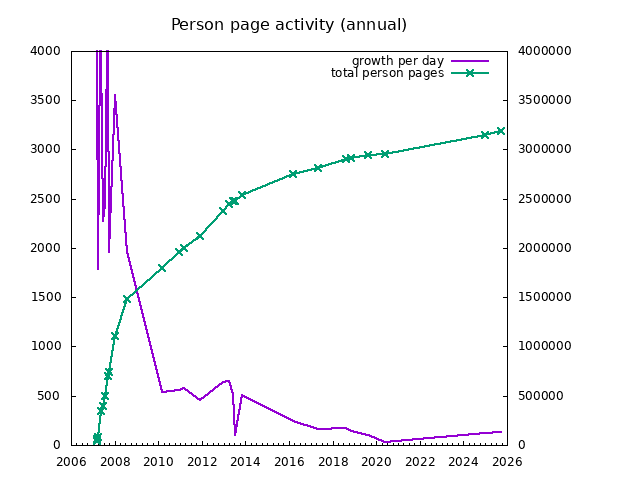

gnuplot code for this plot:
load "gnuplot-common"
set datafile separator ","
set xdata time
set timefmt "%d %b %Y"
set format x "%Y"
set yrange [0:4000]
set y2range[0:4000000]
set y2tics
set ytics nomirror
set xtics nomirror
set format y "%.0f"
set format y2 "%.0f"
set title "Person page activity (annual)"
plot \
 'tot-persons-old.csv' skip 1 using 1:6 with lines linewidth 2 title "growth per day", \
 'tot-persons-old.csv' skip 1 using 1:2 with linespoints linewidth 2 title "total person pages" axes x1y2
